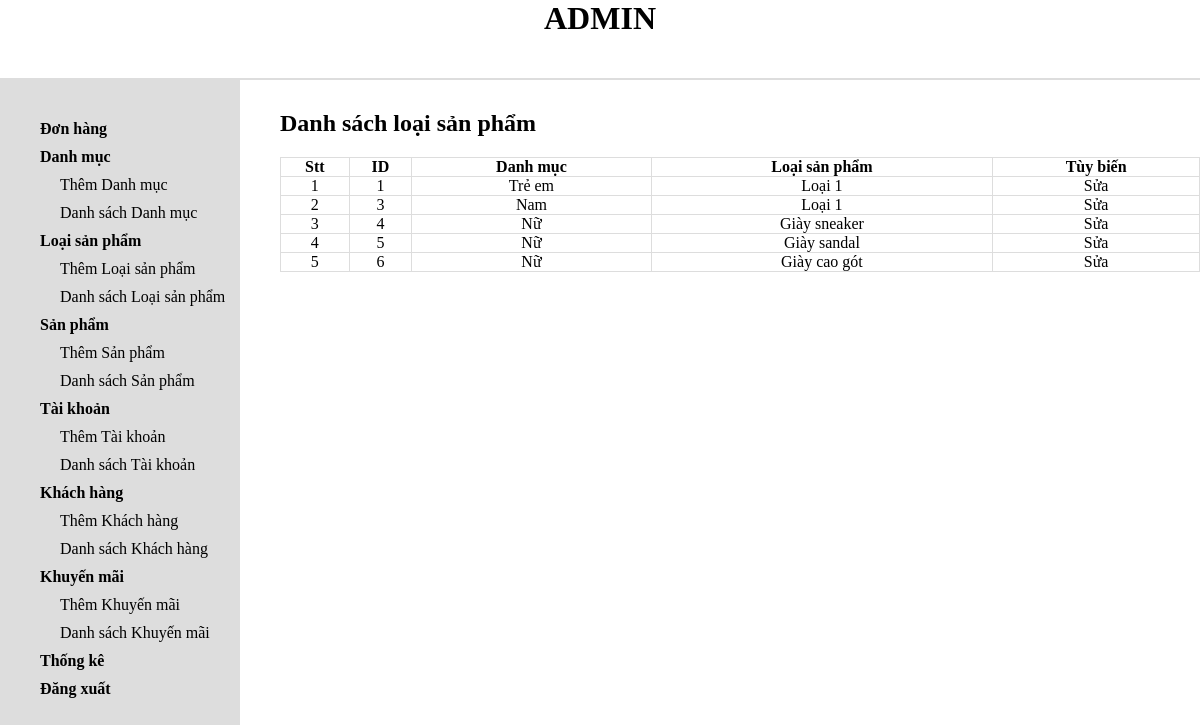
Screenshot of /admin/brandlist.php with the database file from the repository.
### tables this page shows
CREATE TABLE `loaisanpham` (
  `MaLoaiSP` int(11) NOT NULL,
  `TenLoaiSP` varchar(255) NOT NULL,
  `MaDanhMuc` int(11) NOT NULL
);

CREATE TABLE `danhmuc` (
  `MaDanhMuc` int(11) NOT NULL,
  `TenDanhMuc` varchar(255) NOT NULL
);

### admin/brandlist.php (the view, shortened to what this page needs)
<?php
include "header.php";
include "slider.php";
$con = ketnoi();
?>
<?php
$stt = 1;
$Show_LoaiSP_Query = "SELECT * FROM `loaisanpham`";
$Show_LoaiSP_Result = mysqli_query($con,$Show_LoaiSP_Query)
?>
<div class="admin-content-right">
    <div class="admin-content-right-cartegory_list">
        <h1>Danh sách loại sản phẩm</h1>
        <table>
            <tr>
                <th>Stt</th>
                <th>ID</th>
                <th>Danh mục</th>
                <th>Loại sản phẩm</th>
                <th>Tùy biến</th>
            </tr>
            <?php
                while($rows = mysqli_fetch_assoc($Show_LoaiSP_Result))
                {
                    $MaDanhMuc = $rows['MaDanhMuc'];
                    $Find_DM_Query = "SELECT * FROM `danhmuc` WHERE MaDanhMuc = '$MaDanhMuc'";
                    $Find_DM_Result = mysqli_query($con,$Find_DM_Query) or die(mysqli_error($con));
                    $rowDM = mysqli_fetch_assoc($Find_DM_Result);
                    ?>
                    <tr>
                        <td><?php echo $stt ?></td>
                        <td><?php echo $rows['MaLoaiSP']; ?></td>
                        <td><?php echo $rowDM['TenDanhMuc']; ?></td>
                        <td><?php echo $rows['TenLoaiSP']; ?></td>
                        <td><a href="brandedit.php?brand_id=<?php echo $rows['MaLoaiSP']; ?>">Sửa</a></td>
                    </tr>
                    <?php
                    $stt++;
                }
            ?>
        </table>
    </div>
</div>
</body>
</html>

### admin/style.css (style rules this page uses)
* { margin:0; padding:0; box-sizing: border-box; color:black; outline:none; }
a { text-decoration: none; }
.admin-content-right { width:80%; padding:30px 0 0 40px; }
.admin-content-right-cartegory_list table { width:100%; text-align: center; margin-top: 20px; }
.admin-content-right-cartegory_list table tr th,td { border:1px solid #dddddd; }
table { border-collapse: collapse; }

### rows the page displays
loaisanpham: MaLoaiSP "1", MaDanhMuc.TenDanhMuc "Trẻ em", TenLoaiSP "Loại 1"
loaisanpham: MaLoaiSP "3", MaDanhMuc.TenDanhMuc "Nam", TenLoaiSP "Loại 1"
loaisanpham: MaLoaiSP "4", MaDanhMuc.TenDanhMuc "Nữ", TenLoaiSP "Giày sneaker"
loaisanpham: MaLoaiSP "5", MaDanhMuc.TenDanhMuc "Nữ", TenLoaiSP "Giày sandal"
loaisanpham: MaLoaiSP "6", MaDanhMuc.TenDanhMuc "Nữ", TenLoaiSP "Giày cao gót"
